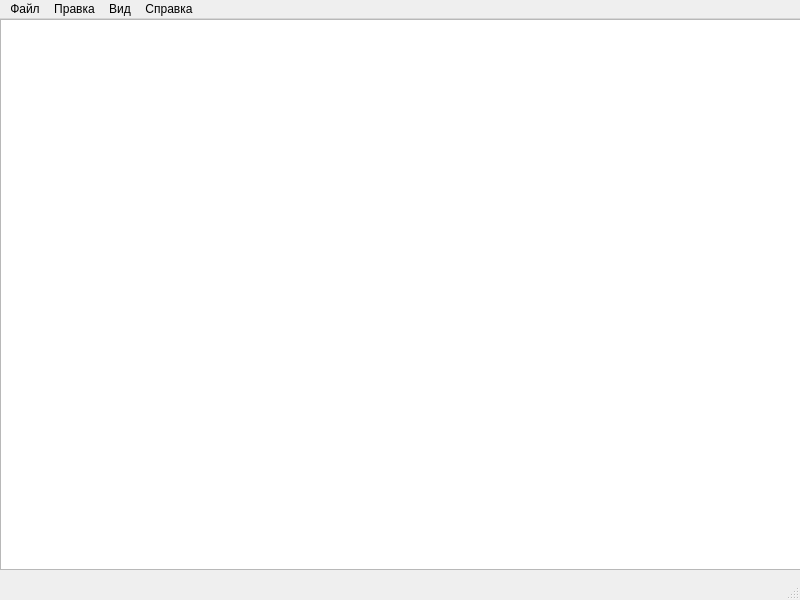
<?xml version="1.0" encoding="UTF-8"?>
<ui version="4.0">
 <class>MainWindow</class>
 <widget class="QMainWindow" name="MainWindow">
  <property name="geometry">
   <rect>
    <x>0</x>
    <y>0</y>
    <width>800</width>
    <height>600</height>
   </rect>
  </property>
  <property name="windowTitle">
   <string>Text editor</string>
  </property>
  <widget class="QWidget" name="centralwidget">
   <widget class="QPlainTextEdit" name="plainTextEdit">
    <property name="geometry">
     <rect>
      <x>0</x>
      <y>0</y>
      <width>801</width>
      <height>551</height>
     </rect>
    </property>
   </widget>
  </widget>
  <widget class="QMenuBar" name="menubar">
   <property name="geometry">
    <rect>
     <x>0</x>
     <y>0</y>
     <width>800</width>
     <height>21</height>
    </rect>
   </property>
   <widget class="QMenu" name="File">
    <property name="title">
     <string>Файл</string>
    </property>
    <addaction name="CreateNewFile"/>
    <addaction name="OpenFile"/>
    <addaction name="OpenFileOnlyRead"/>
    <addaction name="Save"/>
    <addaction name="SaveHow"/>
    <addaction name="Print"/>
   </widget>
   <widget class="QMenu" name="Correction">
    <property name="title">
     <string>Правка</string>
    </property>
    <addaction name="Copy"/>
    <addaction name="Paste"/>
    <addaction name="Undo"/>
    <addaction name="Clear"/>
   </widget>
   <widget class="QMenu" name="View">
    <property name="title">
     <string>Вид</string>
    </property>
    <widget class="QMenu" name="Langue">
     <property name="title">
      <string>Выбрать язык</string>
     </property>
     <addaction name="Rus"/>
     <addaction name="Eng"/>
    </widget>
    <widget class="QMenu" name="Theme">
     <property name="title">
      <string>Тема</string>
     </property>
     <addaction name="Light"/>
     <addaction name="Dark"/>
    </widget>
    <addaction name="Langue"/>
    <addaction name="Theme"/>
   </widget>
   <widget class="QMenu" name="Info">
    <property name="title">
     <string>Справка</string>
    </property>
    <addaction name="ShowInfo"/>
    <addaction name="Binds"/>
   </widget>
   <addaction name="File"/>
   <addaction name="Correction"/>
   <addaction name="View"/>
   <addaction name="Info"/>
  </widget>
  <widget class="QStatusBar" name="statusbar"/>
  <action name="CreateNewFile">
   <property name="text">
    <string>Создать новый файл</string>
   </property>
   <property name="shortcut">
    <string>Ctrl+N</string>
   </property>
  </action>
  <action name="OpenFile">
   <property name="text">
    <string>Открыть файл</string>
   </property>
   <property name="shortcut">
    <string>Ctrl+O</string>
   </property>
  </action>
  <action name="OpenFileOnlyRead">
   <property name="text">
    <string>Открыть только для чтения</string>
   </property>
   <property name="shortcut">
    <string>Ctrl+Shift+O</string>
   </property>
  </action>
  <action name="Save">
   <property name="text">
    <string>Сохранить</string>
   </property>
   <property name="shortcut">
    <string>Ctrl+S</string>
   </property>
  </action>
  <action name="SaveHow">
   <property name="text">
    <string>Сохранить как</string>
   </property>
   <property name="shortcut">
    <string>Ctrl+Shift+S</string>
   </property>
  </action>
  <action name="Copy">
   <property name="text">
    <string>Копировать</string>
   </property>
   <property name="shortcut">
    <string>Ctrl+C</string>
   </property>
  </action>
  <action name="Paste">
   <property name="text">
    <string>Вставить</string>
   </property>
   <property name="shortcut">
    <string>Ctrl+V</string>
   </property>
  </action>
  <action name="Undo">
   <property name="text">
    <string>Отменить</string>
   </property>
   <property name="shortcut">
    <string>Ctrl+U</string>
   </property>
  </action>
  <action name="Clear">
   <property name="text">
    <string>Очистить</string>
   </property>
   <property name="shortcut">
    <string>Ctrl+L</string>
   </property>
  </action>
  <action name="ShowInfo">
   <property name="text">
    <string>Показать справочную информацию</string>
   </property>
   <property name="shortcut">
    <string>F1</string>
   </property>
  </action>
  <action name="Binds">
   <property name="text">
    <string>Сочетания клавиш</string>
   </property>
   <property name="shortcut">
    <string>F2</string>
   </property>
  </action>
  <action name="Rus">
   <property name="text">
    <string>Русский</string>
   </property>
  </action>
  <action name="Eng">
   <property name="text">
    <string>Английский</string>
   </property>
  </action>
  <action name="Light">
   <property name="text">
    <string>Светлая</string>
   </property>
  </action>
  <action name="Dark">
   <property name="text">
    <string>Тёмная</string>
   </property>
  </action>
  <action name="Print">
   <property name="text">
    <string>Печать</string>
   </property>
   <property name="shortcut">
    <string>Ctrl+P</string>
   </property>
  </action>
 </widget>
 <resources/>
 <connections/>
</ui>
